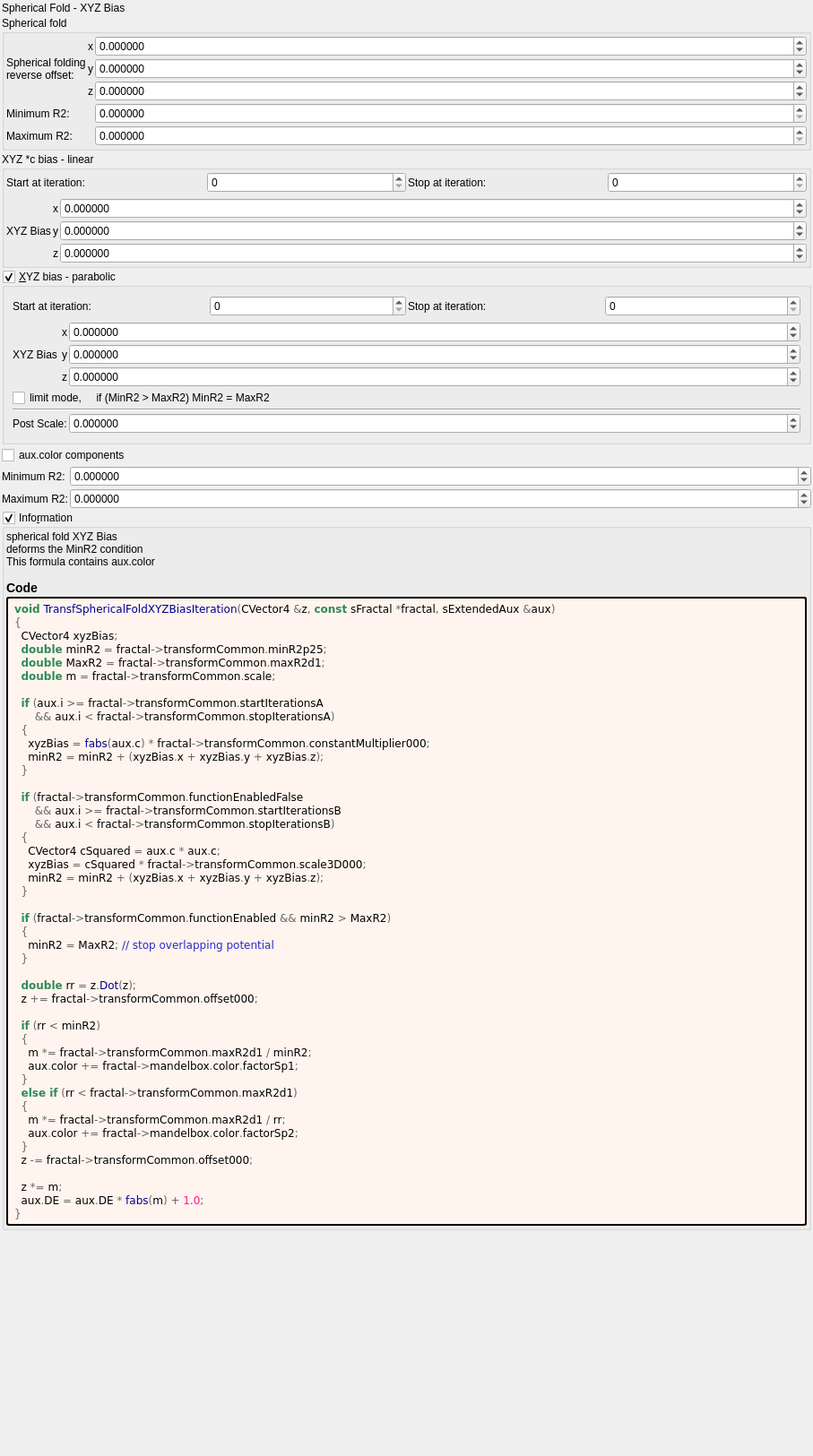
<?xml version="1.0" encoding="UTF-8"?>
<ui version="4.0">
 <class>transf_spherical_fold_xyz_bias</class>
 <widget class="QWidget" name="Form">
  <property name="geometry">
   <rect>
    <x>0</x>
    <y>0</y>
    <width>907</width>
    <height>1625</height>
   </rect>
  </property>
  <property name="windowTitle">
   <string notr="true">transf_spherical_fold_xyz_bias</string>
  </property>
  <layout class="QVBoxLayout" name="verticalLayout">
   <property name="spacing">
    <number>2</number>
   </property>
   <property name="leftMargin">
    <number>2</number>
   </property>
   <property name="topMargin">
    <number>2</number>
   </property>
   <property name="rightMargin">
    <number>2</number>
   </property>
   <property name="bottomMargin">
    <number>2</number>
   </property>
   <item>
    <widget class="QLabel" name="label_17">
     <property name="text">
      <string>Spherical Fold - XYZ Bias</string>
     </property>
    </widget>
   </item>
   <item>
    <widget class="QGroupBox" name="groupBox">
     <property name="title">
      <string>Spherical fold</string>
     </property>
     <layout class="QVBoxLayout" name="verticalLayout_3">
      <property name="leftMargin">
       <number>2</number>
      </property>
      <property name="topMargin">
       <number>2</number>
      </property>
      <property name="rightMargin">
       <number>2</number>
      </property>
      <property name="bottomMargin">
       <number>2</number>
      </property>
      <item>
       <layout class="QGridLayout" name="gridLayout" columnstretch="0,0,1">
        <property name="spacing">
         <number>2</number>
        </property>
        <item row="3" column="0">
         <widget class="QLabel" name="label_47">
          <property name="text">
           <string>Minimum R2:</string>
          </property>
         </widget>
        </item>
        <item row="1" column="1">
         <widget class="QLabel" name="label_116">
          <property name="sizePolicy">
           <sizepolicy hsizetype="Preferred" vsizetype="Preferred">
            <horstretch>0</horstretch>
            <verstretch>0</verstretch>
           </sizepolicy>
          </property>
          <property name="text">
           <string notr="true">y</string>
          </property>
          <property name="alignment">
           <set>Qt::AlignRight|Qt::AlignTrailing|Qt::AlignVCenter</set>
          </property>
         </widget>
        </item>
        <item row="3" column="2">
         <widget class="MyDoubleSpinBox" name="spinbox_transf_minR2_p25">
          <property name="sizePolicy">
           <sizepolicy hsizetype="Minimum" vsizetype="Maximum">
            <horstretch>0</horstretch>
            <verstretch>0</verstretch>
           </sizepolicy>
          </property>
          <property name="prefix">
           <string/>
          </property>
          <property name="suffix">
           <string/>
          </property>
          <property name="decimals">
           <number>6</number>
          </property>
          <property name="minimum">
           <double>0.000000000000000</double>
          </property>
          <property name="maximum">
           <double>99.989999999999995</double>
          </property>
          <property name="singleStep">
           <double>0.100000000000000</double>
          </property>
         </widget>
        </item>
        <item row="1" column="2">
         <widget class="MyDoubleSpinBox" name="spinbox3_transf_offset_000_y">
          <property name="sizePolicy">
           <sizepolicy hsizetype="Minimum" vsizetype="Maximum">
            <horstretch>0</horstretch>
            <verstretch>0</verstretch>
           </sizepolicy>
          </property>
          <property name="prefix">
           <string/>
          </property>
          <property name="suffix">
           <string/>
          </property>
          <property name="decimals">
           <number>6</number>
          </property>
          <property name="minimum">
           <double>-100.000000000000000</double>
          </property>
          <property name="maximum">
           <double>100.000000000000000</double>
          </property>
          <property name="singleStep">
           <double>0.100000000000000</double>
          </property>
         </widget>
        </item>
        <item row="0" column="2">
         <widget class="MyDoubleSpinBox" name="spinbox3_transf_offset_000_x">
          <property name="sizePolicy">
           <sizepolicy hsizetype="Minimum" vsizetype="Maximum">
            <horstretch>0</horstretch>
            <verstretch>0</verstretch>
           </sizepolicy>
          </property>
          <property name="prefix">
           <string/>
          </property>
          <property name="suffix">
           <string/>
          </property>
          <property name="decimals">
           <number>6</number>
          </property>
          <property name="minimum">
           <double>-100.000000000000000</double>
          </property>
          <property name="maximum">
           <double>100.000000000000000</double>
          </property>
          <property name="singleStep">
           <double>0.100000000000000</double>
          </property>
         </widget>
        </item>
        <item row="0" column="0" rowspan="3">
         <widget class="QLabel" name="label_15">
          <property name="text">
           <string>Spherical folding
reverse offset:</string>
          </property>
         </widget>
        </item>
        <item row="2" column="1">
         <widget class="QLabel" name="label_117">
          <property name="sizePolicy">
           <sizepolicy hsizetype="Preferred" vsizetype="Preferred">
            <horstretch>0</horstretch>
            <verstretch>0</verstretch>
           </sizepolicy>
          </property>
          <property name="text">
           <string notr="true">z</string>
          </property>
          <property name="alignment">
           <set>Qt::AlignRight|Qt::AlignTrailing|Qt::AlignVCenter</set>
          </property>
         </widget>
        </item>
        <item row="0" column="1">
         <widget class="QLabel" name="label_115">
          <property name="sizePolicy">
           <sizepolicy hsizetype="Preferred" vsizetype="Preferred">
            <horstretch>0</horstretch>
            <verstretch>0</verstretch>
           </sizepolicy>
          </property>
          <property name="text">
           <string notr="true">x</string>
          </property>
          <property name="alignment">
           <set>Qt::AlignRight|Qt::AlignTrailing|Qt::AlignVCenter</set>
          </property>
         </widget>
        </item>
        <item row="2" column="2">
         <widget class="MyDoubleSpinBox" name="spinbox3_transf_offset_000_z">
          <property name="sizePolicy">
           <sizepolicy hsizetype="Minimum" vsizetype="Maximum">
            <horstretch>0</horstretch>
            <verstretch>0</verstretch>
           </sizepolicy>
          </property>
          <property name="prefix">
           <string/>
          </property>
          <property name="suffix">
           <string/>
          </property>
          <property name="decimals">
           <number>6</number>
          </property>
          <property name="minimum">
           <double>-100.000000000000000</double>
          </property>
          <property name="maximum">
           <double>100.000000000000000</double>
          </property>
          <property name="singleStep">
           <double>0.100000000000000</double>
          </property>
         </widget>
        </item>
        <item row="4" column="0">
         <widget class="QLabel" name="label_16">
          <property name="text">
           <string>Maximum R2:</string>
          </property>
         </widget>
        </item>
        <item row="4" column="2">
         <widget class="MyDoubleSpinBox" name="spinbox_transf_maxR2_1">
          <property name="sizePolicy">
           <sizepolicy hsizetype="Minimum" vsizetype="Maximum">
            <horstretch>0</horstretch>
            <verstretch>0</verstretch>
           </sizepolicy>
          </property>
          <property name="prefix">
           <string/>
          </property>
          <property name="suffix">
           <string/>
          </property>
          <property name="decimals">
           <number>6</number>
          </property>
          <property name="minimum">
           <double>0.000000000000000</double>
          </property>
          <property name="maximum">
           <double>99.989999999999995</double>
          </property>
          <property name="singleStep">
           <double>0.100000000000000</double>
          </property>
         </widget>
        </item>
       </layout>
      </item>
     </layout>
    </widget>
   </item>
   <item>
    <widget class="QGroupBox" name="groupBox_2">
     <property name="title">
      <string>XYZ *c bias - linear</string>
     </property>
     <layout class="QVBoxLayout" name="verticalLayout_4">
      <property name="leftMargin">
       <number>2</number>
      </property>
      <property name="topMargin">
       <number>2</number>
      </property>
      <property name="rightMargin">
       <number>2</number>
      </property>
      <property name="bottomMargin">
       <number>2</number>
      </property>
      <item>
       <layout class="QGridLayout" name="gridLayout_79">
        <property name="spacing">
         <number>2</number>
        </property>
        <item row="0" column="3">
         <widget class="MySpinBox" name="spinboxInt_transf_stop_iterations_A">
          <property name="sizePolicy">
           <sizepolicy hsizetype="Preferred" vsizetype="Maximum">
            <horstretch>0</horstretch>
            <verstretch>0</verstretch>
           </sizepolicy>
          </property>
          <property name="maximum">
           <number>999</number>
          </property>
         </widget>
        </item>
        <item row="0" column="0">
         <widget class="QLabel" name="label_71">
          <property name="text">
           <string>Start at iteration:</string>
          </property>
         </widget>
        </item>
        <item row="0" column="2">
         <widget class="QLabel" name="label_51">
          <property name="text">
           <string>Stop at iteration:</string>
          </property>
         </widget>
        </item>
        <item row="0" column="1">
         <widget class="MySpinBox" name="spinboxInt_transf_start_iterations_A">
          <property name="sizePolicy">
           <sizepolicy hsizetype="Minimum" vsizetype="Maximum">
            <horstretch>0</horstretch>
            <verstretch>0</verstretch>
           </sizepolicy>
          </property>
          <property name="minimum">
           <number>0</number>
          </property>
          <property name="maximum">
           <number>999</number>
          </property>
          <property name="value">
           <number>0</number>
          </property>
         </widget>
        </item>
       </layout>
      </item>
      <item>
       <layout class="QGridLayout" name="gridLayout_2" columnstretch="0,0,1">
        <property name="spacing">
         <number>2</number>
        </property>
        <item row="0" column="1">
         <widget class="QLabel" name="label_118">
          <property name="sizePolicy">
           <sizepolicy hsizetype="Preferred" vsizetype="Preferred">
            <horstretch>0</horstretch>
            <verstretch>0</verstretch>
           </sizepolicy>
          </property>
          <property name="text">
           <string notr="true">x</string>
          </property>
          <property name="alignment">
           <set>Qt::AlignRight|Qt::AlignTrailing|Qt::AlignVCenter</set>
          </property>
         </widget>
        </item>
        <item row="0" column="2">
         <widget class="MyDoubleSpinBox" name="spinbox3_transf_constant_multiplier_000_x">
          <property name="sizePolicy">
           <sizepolicy hsizetype="Minimum" vsizetype="Maximum">
            <horstretch>0</horstretch>
            <verstretch>0</verstretch>
           </sizepolicy>
          </property>
          <property name="prefix">
           <string/>
          </property>
          <property name="suffix">
           <string/>
          </property>
          <property name="decimals">
           <number>6</number>
          </property>
          <property name="minimum">
           <double>-100.000000000000000</double>
          </property>
          <property name="maximum">
           <double>100.000000000000000</double>
          </property>
          <property name="singleStep">
           <double>0.100000000000000</double>
          </property>
         </widget>
        </item>
        <item row="1" column="2">
         <widget class="MyDoubleSpinBox" name="spinbox3_transf_constant_multiplier_000_y">
          <property name="sizePolicy">
           <sizepolicy hsizetype="Minimum" vsizetype="Maximum">
            <horstretch>0</horstretch>
            <verstretch>0</verstretch>
           </sizepolicy>
          </property>
          <property name="prefix">
           <string/>
          </property>
          <property name="suffix">
           <string/>
          </property>
          <property name="decimals">
           <number>6</number>
          </property>
          <property name="minimum">
           <double>-100.000000000000000</double>
          </property>
          <property name="maximum">
           <double>100.000000000000000</double>
          </property>
          <property name="singleStep">
           <double>0.100000000000000</double>
          </property>
         </widget>
        </item>
        <item row="2" column="2">
         <widget class="MyDoubleSpinBox" name="spinbox3_transf_constant_multiplier_000_z">
          <property name="sizePolicy">
           <sizepolicy hsizetype="Minimum" vsizetype="Maximum">
            <horstretch>0</horstretch>
            <verstretch>0</verstretch>
           </sizepolicy>
          </property>
          <property name="prefix">
           <string/>
          </property>
          <property name="suffix">
           <string/>
          </property>
          <property name="decimals">
           <number>6</number>
          </property>
          <property name="minimum">
           <double>-100.000000000000000</double>
          </property>
          <property name="maximum">
           <double>100.000000000000000</double>
          </property>
          <property name="singleStep">
           <double>0.100000000000000</double>
          </property>
         </widget>
        </item>
        <item row="1" column="1">
         <widget class="QLabel" name="label_119">
          <property name="sizePolicy">
           <sizepolicy hsizetype="Preferred" vsizetype="Preferred">
            <horstretch>0</horstretch>
            <verstretch>0</verstretch>
           </sizepolicy>
          </property>
          <property name="text">
           <string notr="true">y</string>
          </property>
          <property name="alignment">
           <set>Qt::AlignRight|Qt::AlignTrailing|Qt::AlignVCenter</set>
          </property>
         </widget>
        </item>
        <item row="2" column="1">
         <widget class="QLabel" name="label_120">
          <property name="sizePolicy">
           <sizepolicy hsizetype="Preferred" vsizetype="Preferred">
            <horstretch>0</horstretch>
            <verstretch>0</verstretch>
           </sizepolicy>
          </property>
          <property name="text">
           <string notr="true">z</string>
          </property>
          <property name="alignment">
           <set>Qt::AlignRight|Qt::AlignTrailing|Qt::AlignVCenter</set>
          </property>
         </widget>
        </item>
        <item row="0" column="0" rowspan="3">
         <widget class="QLabel" name="label_20">
          <property name="text">
           <string>XYZ Bias</string>
          </property>
         </widget>
        </item>
       </layout>
      </item>
     </layout>
    </widget>
   </item>
   <item>
    <widget class="MyGroupBox" name="groupCheck_transf_function_enabled_false">
     <property name="title">
      <string>&amp;XYZ bias - parabolic</string>
     </property>
     <property name="checkable">
      <bool>true</bool>
     </property>
     <layout class="QVBoxLayout" name="verticalLayout_5">
      <item>
       <layout class="QGridLayout" name="gridLayout_80">
        <property name="spacing">
         <number>2</number>
        </property>
        <item row="0" column="1">
         <widget class="MySpinBox" name="spinboxInt_transf_start_iterations_B">
          <property name="sizePolicy">
           <sizepolicy hsizetype="Minimum" vsizetype="Maximum">
            <horstretch>0</horstretch>
            <verstretch>0</verstretch>
           </sizepolicy>
          </property>
          <property name="minimum">
           <number>0</number>
          </property>
          <property name="maximum">
           <number>999</number>
          </property>
          <property name="value">
           <number>0</number>
          </property>
         </widget>
        </item>
        <item row="0" column="3">
         <widget class="MySpinBox" name="spinboxInt_transf_stop_iterations_B">
          <property name="sizePolicy">
           <sizepolicy hsizetype="Preferred" vsizetype="Maximum">
            <horstretch>0</horstretch>
            <verstretch>0</verstretch>
           </sizepolicy>
          </property>
          <property name="maximum">
           <number>999</number>
          </property>
         </widget>
        </item>
        <item row="0" column="2">
         <widget class="QLabel" name="label_52">
          <property name="text">
           <string>Stop at iteration:</string>
          </property>
         </widget>
        </item>
        <item row="0" column="0">
         <widget class="QLabel" name="label_72">
          <property name="text">
           <string>Start at iteration:</string>
          </property>
         </widget>
        </item>
       </layout>
      </item>
      <item>
       <layout class="QGridLayout" name="gridLayout_16" columnstretch="0,0,1">
        <property name="spacing">
         <number>2</number>
        </property>
        <item row="1" column="2">
         <widget class="MyDoubleSpinBox" name="spinbox3_transf_scale3D_000_y">
          <property name="sizePolicy">
           <sizepolicy hsizetype="Minimum" vsizetype="Maximum">
            <horstretch>0</horstretch>
            <verstretch>0</verstretch>
           </sizepolicy>
          </property>
          <property name="prefix">
           <string/>
          </property>
          <property name="suffix">
           <string/>
          </property>
          <property name="decimals">
           <number>6</number>
          </property>
          <property name="minimum">
           <double>-100.000000000000000</double>
          </property>
          <property name="maximum">
           <double>100.000000000000000</double>
          </property>
          <property name="singleStep">
           <double>0.100000000000000</double>
          </property>
         </widget>
        </item>
        <item row="3" column="0" colspan="3">
         <widget class="MyCheckBox" name="checkBox_transf_function_enabled">
          <property name="text">
           <string notr="true">limit mode,     if (MinR2 &gt; MaxR2) MinR2 = MaxR2</string>
          </property>
         </widget>
        </item>
        <item row="5" column="2">
         <widget class="MyDoubleSpinBox" name="spinbox_transf_scale">
          <property name="sizePolicy">
           <sizepolicy hsizetype="Minimum" vsizetype="Maximum">
            <horstretch>0</horstretch>
            <verstretch>0</verstretch>
           </sizepolicy>
          </property>
          <property name="prefix">
           <string/>
          </property>
          <property name="suffix">
           <string/>
          </property>
          <property name="decimals">
           <number>6</number>
          </property>
          <property name="minimum">
           <double>-99.989999999999995</double>
          </property>
          <property name="maximum">
           <double>99.989999999999995</double>
          </property>
          <property name="singleStep">
           <double>0.100000000000000</double>
          </property>
         </widget>
        </item>
        <item row="0" column="2">
         <widget class="MyDoubleSpinBox" name="spinbox3_transf_scale3D_000_x">
          <property name="sizePolicy">
           <sizepolicy hsizetype="Minimum" vsizetype="Maximum">
            <horstretch>0</horstretch>
            <verstretch>0</verstretch>
           </sizepolicy>
          </property>
          <property name="prefix">
           <string/>
          </property>
          <property name="suffix">
           <string/>
          </property>
          <property name="decimals">
           <number>6</number>
          </property>
          <property name="minimum">
           <double>-100.000000000000000</double>
          </property>
          <property name="maximum">
           <double>100.000000000000000</double>
          </property>
          <property name="singleStep">
           <double>0.100000000000000</double>
          </property>
         </widget>
        </item>
        <item row="4" column="0" colspan="3">
         <widget class="Line" name="line_2">
          <property name="orientation">
           <enum>Qt::Horizontal</enum>
          </property>
         </widget>
        </item>
        <item row="0" column="1">
         <widget class="QLabel" name="label_121">
          <property name="sizePolicy">
           <sizepolicy hsizetype="Preferred" vsizetype="Preferred">
            <horstretch>0</horstretch>
            <verstretch>0</verstretch>
           </sizepolicy>
          </property>
          <property name="text">
           <string notr="true">x</string>
          </property>
          <property name="alignment">
           <set>Qt::AlignRight|Qt::AlignTrailing|Qt::AlignVCenter</set>
          </property>
         </widget>
        </item>
        <item row="2" column="1">
         <widget class="QLabel" name="label_123">
          <property name="sizePolicy">
           <sizepolicy hsizetype="Preferred" vsizetype="Preferred">
            <horstretch>0</horstretch>
            <verstretch>0</verstretch>
           </sizepolicy>
          </property>
          <property name="text">
           <string notr="true">z</string>
          </property>
          <property name="alignment">
           <set>Qt::AlignRight|Qt::AlignTrailing|Qt::AlignVCenter</set>
          </property>
         </widget>
        </item>
        <item row="2" column="2">
         <widget class="MyDoubleSpinBox" name="spinbox3_transf_scale3D_000_z">
          <property name="sizePolicy">
           <sizepolicy hsizetype="Minimum" vsizetype="Maximum">
            <horstretch>0</horstretch>
            <verstretch>0</verstretch>
           </sizepolicy>
          </property>
          <property name="prefix">
           <string/>
          </property>
          <property name="suffix">
           <string/>
          </property>
          <property name="decimals">
           <number>6</number>
          </property>
          <property name="minimum">
           <double>-100.000000000000000</double>
          </property>
          <property name="maximum">
           <double>100.000000000000000</double>
          </property>
          <property name="singleStep">
           <double>0.100000000000000</double>
          </property>
         </widget>
        </item>
        <item row="1" column="1">
         <widget class="QLabel" name="label_122">
          <property name="sizePolicy">
           <sizepolicy hsizetype="Preferred" vsizetype="Preferred">
            <horstretch>0</horstretch>
            <verstretch>0</verstretch>
           </sizepolicy>
          </property>
          <property name="text">
           <string notr="true">y</string>
          </property>
          <property name="alignment">
           <set>Qt::AlignRight|Qt::AlignTrailing|Qt::AlignVCenter</set>
          </property>
         </widget>
        </item>
        <item row="0" column="0" rowspan="3">
         <widget class="QLabel" name="label_22">
          <property name="text">
           <string>XYZ Bias</string>
          </property>
         </widget>
        </item>
        <item row="5" column="0" colspan="2">
         <widget class="QLabel" name="label_18">
          <property name="text">
           <string>Post Scale:</string>
          </property>
         </widget>
        </item>
       </layout>
      </item>
     </layout>
    </widget>
   </item>
   <item>
    <layout class="QGridLayout" name="gridLayout_6" columnstretch="0,1">
     <property name="spacing">
      <number>2</number>
     </property>
     <item row="2" column="0">
      <widget class="QLabel" name="label_29">
       <property name="text">
        <string>Maximum R2:</string>
       </property>
      </widget>
     </item>
     <item row="2" column="1">
      <widget class="MyDoubleSpinBox" name="spinbox_mandelbox_color_Sp2">
       <property name="sizePolicy">
        <sizepolicy hsizetype="Minimum" vsizetype="Maximum">
         <horstretch>0</horstretch>
         <verstretch>0</verstretch>
        </sizepolicy>
       </property>
       <property name="prefix">
        <string/>
       </property>
       <property name="suffix">
        <string/>
       </property>
       <property name="decimals">
        <number>6</number>
       </property>
       <property name="minimum">
        <double>-100.000000000000000</double>
       </property>
       <property name="maximum">
        <double>100.000000000000000</double>
       </property>
       <property name="singleStep">
        <double>0.100000000000000</double>
       </property>
      </widget>
     </item>
     <item row="1" column="1">
      <widget class="MyDoubleSpinBox" name="spinbox_mandelbox_color_Sp1">
       <property name="sizePolicy">
        <sizepolicy hsizetype="Minimum" vsizetype="Maximum">
         <horstretch>0</horstretch>
         <verstretch>0</verstretch>
        </sizepolicy>
       </property>
       <property name="prefix">
        <string/>
       </property>
       <property name="suffix">
        <string/>
       </property>
       <property name="decimals">
        <number>6</number>
       </property>
       <property name="minimum">
        <double>-100.000000000000000</double>
       </property>
       <property name="maximum">
        <double>100.000000000000000</double>
       </property>
       <property name="singleStep">
        <double>0.100000000000000</double>
       </property>
      </widget>
     </item>
     <item row="1" column="0">
      <widget class="QLabel" name="label_28">
       <property name="text">
        <string>Minimum R2:</string>
       </property>
      </widget>
     </item>
     <item row="0" column="0" colspan="2">
      <widget class="MyCheckBox" name="checkBox_fold_color_aux_color_enabled_false">
       <property name="text">
        <string notr="true">aux.color components</string>
       </property>
      </widget>
     </item>
    </layout>
   </item>
   <item>
    <widget class="MyGroupBox" name="groupCheck_info">
     <property name="title">
      <string>Info&amp;rmation</string>
     </property>
     <property name="flat">
      <bool>false</bool>
     </property>
     <property name="checkable">
      <bool>true</bool>
     </property>
     <layout class="QVBoxLayout" name="verticalLayout_2">
      <property name="spacing">
       <number>2</number>
      </property>
      <property name="leftMargin">
       <number>2</number>
      </property>
      <property name="topMargin">
       <number>2</number>
      </property>
      <property name="rightMargin">
       <number>2</number>
      </property>
      <property name="bottomMargin">
       <number>2</number>
      </property>
      <item>
       <widget class="QLabel" name="label_information_general">
        <property name="text">
         <string notr="true">&lt;p&gt;spherical fold XYZ Bias&lt;br&gt;deforms the MinR2 condition&lt;br&gt;This formula contains aux.color&lt;/p&gt;&lt;table&gt;
&lt;/table&gt;
&lt;h3&gt;Code&lt;/h3&gt;</string>
        </property>
        <property name="wordWrap">
         <bool>true</bool>
        </property>
        <property name="openExternalLinks">
         <bool>true</bool>
        </property>
        <property name="textInteractionFlags">
         <set>Qt::LinksAccessibleByMouse|Qt::TextSelectableByMouse</set>
        </property>
       </widget>
      </item>
      <item>
       <widget class="QLabel" name="label_code_content">
        <property name="styleSheet">
         <string notr="true">border-style: outset; border-width: 2px; border-radius: 3px; border-color: black; background-color: #fff5ee; padding: 4px;</string>
        </property>
        <property name="text">
         <string notr="true">&lt;body style=&quot;background-color:#fff5ee&quot;&gt;
&lt;pre style=&quot;color:#000000; background-color:#fff5ee;  font-family:'Courier New',monospace;&quot;&gt;&lt;span style=&quot;color:#2e8b57; font-weight:bold&quot;&gt;void&lt;/span&gt; &lt;span style=&quot;color:#00008f&quot;&gt;TransfSphericalFoldXYZBiasIteration&lt;/span&gt;&lt;span style=&quot;color:#676767&quot;&gt;(&lt;/span&gt;CVector4 &lt;span style=&quot;color:#676767&quot;&gt;&amp;amp;&lt;/span&gt;z&lt;span style=&quot;color:#676767&quot;&gt;,&lt;/span&gt; &lt;span style=&quot;color:#2e8b57; font-weight:bold&quot;&gt;const&lt;/span&gt; sFractal &lt;span style=&quot;color:#676767&quot;&gt;*&lt;/span&gt;fractal&lt;span style=&quot;color:#676767&quot;&gt;,&lt;/span&gt; sExtendedAux &lt;span style=&quot;color:#676767&quot;&gt;&amp;amp;&lt;/span&gt;aux&lt;span style=&quot;color:#676767&quot;&gt;)&lt;/span&gt;
&lt;span style=&quot;color:#676767&quot;&gt;{&lt;/span&gt;
  CVector4 xyzBias&lt;span style=&quot;color:#676767&quot;&gt;;&lt;/span&gt;
  &lt;span style=&quot;color:#2e8b57; font-weight:bold&quot;&gt;double&lt;/span&gt; minR2 &lt;span style=&quot;color:#676767&quot;&gt;=&lt;/span&gt; fractal&lt;span style=&quot;color:#676767&quot;&gt;-&amp;gt;&lt;/span&gt;transformCommon&lt;span style=&quot;color:#676767&quot;&gt;.&lt;/span&gt;minR2p25&lt;span style=&quot;color:#676767&quot;&gt;;&lt;/span&gt;
  &lt;span style=&quot;color:#2e8b57; font-weight:bold&quot;&gt;double&lt;/span&gt; MaxR2 &lt;span style=&quot;color:#676767&quot;&gt;=&lt;/span&gt; fractal&lt;span style=&quot;color:#676767&quot;&gt;-&amp;gt;&lt;/span&gt;transformCommon&lt;span style=&quot;color:#676767&quot;&gt;.&lt;/span&gt;maxR2d1&lt;span style=&quot;color:#676767&quot;&gt;;&lt;/span&gt;
  &lt;span style=&quot;color:#2e8b57; font-weight:bold&quot;&gt;double&lt;/span&gt; m &lt;span style=&quot;color:#676767&quot;&gt;=&lt;/span&gt; fractal&lt;span style=&quot;color:#676767&quot;&gt;-&amp;gt;&lt;/span&gt;transformCommon&lt;span style=&quot;color:#676767&quot;&gt;.&lt;/span&gt;scale&lt;span style=&quot;color:#676767&quot;&gt;;&lt;/span&gt;

  &lt;span style=&quot;color:#2e8b57; font-weight:bold&quot;&gt;if&lt;/span&gt; &lt;span style=&quot;color:#676767&quot;&gt;(&lt;/span&gt;aux&lt;span style=&quot;color:#676767&quot;&gt;.&lt;/span&gt;i &lt;span style=&quot;color:#676767&quot;&gt;&amp;gt;=&lt;/span&gt; fractal&lt;span style=&quot;color:#676767&quot;&gt;-&amp;gt;&lt;/span&gt;transformCommon&lt;span style=&quot;color:#676767&quot;&gt;.&lt;/span&gt;startIterationsA
      &lt;span style=&quot;color:#676767&quot;&gt;&amp;amp;&amp;amp;&lt;/span&gt; aux&lt;span style=&quot;color:#676767&quot;&gt;.&lt;/span&gt;i &lt;span style=&quot;color:#676767&quot;&gt;&amp;lt;&lt;/span&gt; fractal&lt;span style=&quot;color:#676767&quot;&gt;-&amp;gt;&lt;/span&gt;transformCommon&lt;span style=&quot;color:#676767&quot;&gt;.&lt;/span&gt;stopIterationsA&lt;span style=&quot;color:#676767&quot;&gt;)&lt;/span&gt;
  &lt;span style=&quot;color:#676767&quot;&gt;{&lt;/span&gt;
    xyzBias &lt;span style=&quot;color:#676767&quot;&gt;=&lt;/span&gt; &lt;span style=&quot;color:#00008f&quot;&gt;fabs&lt;/span&gt;&lt;span style=&quot;color:#676767&quot;&gt;(&lt;/span&gt;aux&lt;span style=&quot;color:#676767&quot;&gt;.&lt;/span&gt;c&lt;span style=&quot;color:#676767&quot;&gt;) *&lt;/span&gt; fractal&lt;span style=&quot;color:#676767&quot;&gt;-&amp;gt;&lt;/span&gt;transformCommon&lt;span style=&quot;color:#676767&quot;&gt;.&lt;/span&gt;constantMultiplier000&lt;span style=&quot;color:#676767&quot;&gt;;&lt;/span&gt;
    minR2 &lt;span style=&quot;color:#676767&quot;&gt;=&lt;/span&gt; minR2 &lt;span style=&quot;color:#676767&quot;&gt;+ (&lt;/span&gt;xyzBias&lt;span style=&quot;color:#676767&quot;&gt;.&lt;/span&gt;x &lt;span style=&quot;color:#676767&quot;&gt;+&lt;/span&gt; xyzBias&lt;span style=&quot;color:#676767&quot;&gt;.&lt;/span&gt;y &lt;span style=&quot;color:#676767&quot;&gt;+&lt;/span&gt; xyzBias&lt;span style=&quot;color:#676767&quot;&gt;.&lt;/span&gt;z&lt;span style=&quot;color:#676767&quot;&gt;);&lt;/span&gt;
  &lt;span style=&quot;color:#676767&quot;&gt;}&lt;/span&gt;

  &lt;span style=&quot;color:#2e8b57; font-weight:bold&quot;&gt;if&lt;/span&gt; &lt;span style=&quot;color:#676767&quot;&gt;(&lt;/span&gt;fractal&lt;span style=&quot;color:#676767&quot;&gt;-&amp;gt;&lt;/span&gt;transformCommon&lt;span style=&quot;color:#676767&quot;&gt;.&lt;/span&gt;functionEnabledFalse
      &lt;span style=&quot;color:#676767&quot;&gt;&amp;amp;&amp;amp;&lt;/span&gt; aux&lt;span style=&quot;color:#676767&quot;&gt;.&lt;/span&gt;i &lt;span style=&quot;color:#676767&quot;&gt;&amp;gt;=&lt;/span&gt; fractal&lt;span style=&quot;color:#676767&quot;&gt;-&amp;gt;&lt;/span&gt;transformCommon&lt;span style=&quot;color:#676767&quot;&gt;.&lt;/span&gt;startIterationsB
      &lt;span style=&quot;color:#676767&quot;&gt;&amp;amp;&amp;amp;&lt;/span&gt; aux&lt;span style=&quot;color:#676767&quot;&gt;.&lt;/span&gt;i &lt;span style=&quot;color:#676767&quot;&gt;&amp;lt;&lt;/span&gt; fractal&lt;span style=&quot;color:#676767&quot;&gt;-&amp;gt;&lt;/span&gt;transformCommon&lt;span style=&quot;color:#676767&quot;&gt;.&lt;/span&gt;stopIterationsB&lt;span style=&quot;color:#676767&quot;&gt;)&lt;/span&gt;
  &lt;span style=&quot;color:#676767&quot;&gt;{&lt;/span&gt;
    CVector4 cSquared &lt;span style=&quot;color:#676767&quot;&gt;=&lt;/span&gt; aux&lt;span style=&quot;color:#676767&quot;&gt;.&lt;/span&gt;c &lt;span style=&quot;color:#676767&quot;&gt;*&lt;/span&gt; aux&lt;span style=&quot;color:#676767&quot;&gt;.&lt;/span&gt;c&lt;span style=&quot;color:#676767&quot;&gt;;&lt;/span&gt;
    xyzBias &lt;span style=&quot;color:#676767&quot;&gt;=&lt;/span&gt; cSquared &lt;span style=&quot;color:#676767&quot;&gt;*&lt;/span&gt; fractal&lt;span style=&quot;color:#676767&quot;&gt;-&amp;gt;&lt;/span&gt;transformCommon&lt;span style=&quot;color:#676767&quot;&gt;.&lt;/span&gt;scale3D000&lt;span style=&quot;color:#676767&quot;&gt;;&lt;/span&gt;
    minR2 &lt;span style=&quot;color:#676767&quot;&gt;=&lt;/span&gt; minR2 &lt;span style=&quot;color:#676767&quot;&gt;+ (&lt;/span&gt;xyzBias&lt;span style=&quot;color:#676767&quot;&gt;.&lt;/span&gt;x &lt;span style=&quot;color:#676767&quot;&gt;+&lt;/span&gt; xyzBias&lt;span style=&quot;color:#676767&quot;&gt;.&lt;/span&gt;y &lt;span style=&quot;color:#676767&quot;&gt;+&lt;/span&gt; xyzBias&lt;span style=&quot;color:#676767&quot;&gt;.&lt;/span&gt;z&lt;span style=&quot;color:#676767&quot;&gt;);&lt;/span&gt;
  &lt;span style=&quot;color:#676767&quot;&gt;}&lt;/span&gt;

  &lt;span style=&quot;color:#2e8b57; font-weight:bold&quot;&gt;if&lt;/span&gt; &lt;span style=&quot;color:#676767&quot;&gt;(&lt;/span&gt;fractal&lt;span style=&quot;color:#676767&quot;&gt;-&amp;gt;&lt;/span&gt;transformCommon&lt;span style=&quot;color:#676767&quot;&gt;.&lt;/span&gt;functionEnabled &lt;span style=&quot;color:#676767&quot;&gt;&amp;amp;&amp;amp;&lt;/span&gt; minR2 &lt;span style=&quot;color:#676767&quot;&gt;&amp;gt;&lt;/span&gt; MaxR2&lt;span style=&quot;color:#676767&quot;&gt;)&lt;/span&gt;
  &lt;span style=&quot;color:#676767&quot;&gt;{&lt;/span&gt;
    minR2 &lt;span style=&quot;color:#676767&quot;&gt;=&lt;/span&gt; MaxR2&lt;span style=&quot;color:#676767&quot;&gt;;&lt;/span&gt; &lt;span style=&quot;color:#2929cc&quot;&gt;// stop overlapping potential&lt;/span&gt;
  &lt;span style=&quot;color:#676767&quot;&gt;}&lt;/span&gt;

  &lt;span style=&quot;color:#2e8b57; font-weight:bold&quot;&gt;double&lt;/span&gt; rr &lt;span style=&quot;color:#676767&quot;&gt;=&lt;/span&gt; z&lt;span style=&quot;color:#676767&quot;&gt;.&lt;/span&gt;&lt;span style=&quot;color:#00008f&quot;&gt;Dot&lt;/span&gt;&lt;span style=&quot;color:#676767&quot;&gt;(&lt;/span&gt;z&lt;span style=&quot;color:#676767&quot;&gt;);&lt;/span&gt;
  z &lt;span style=&quot;color:#676767&quot;&gt;+=&lt;/span&gt; fractal&lt;span style=&quot;color:#676767&quot;&gt;-&amp;gt;&lt;/span&gt;transformCommon&lt;span style=&quot;color:#676767&quot;&gt;.&lt;/span&gt;offset000&lt;span style=&quot;color:#676767&quot;&gt;;&lt;/span&gt;

  &lt;span style=&quot;color:#2e8b57; font-weight:bold&quot;&gt;if&lt;/span&gt; &lt;span style=&quot;color:#676767&quot;&gt;(&lt;/span&gt;rr &lt;span style=&quot;color:#676767&quot;&gt;&amp;lt;&lt;/span&gt; minR2&lt;span style=&quot;color:#676767&quot;&gt;)&lt;/span&gt;
  &lt;span style=&quot;color:#676767&quot;&gt;{&lt;/span&gt;
    m &lt;span style=&quot;color:#676767&quot;&gt;*=&lt;/span&gt; fractal&lt;span style=&quot;color:#676767&quot;&gt;-&amp;gt;&lt;/span&gt;transformCommon&lt;span style=&quot;color:#676767&quot;&gt;.&lt;/span&gt;maxR2d1 &lt;span style=&quot;color:#676767&quot;&gt;/&lt;/span&gt; minR2&lt;span style=&quot;color:#676767&quot;&gt;;&lt;/span&gt;
    aux&lt;span style=&quot;color:#676767&quot;&gt;.&lt;/span&gt;color &lt;span style=&quot;color:#676767&quot;&gt;+=&lt;/span&gt; fractal&lt;span style=&quot;color:#676767&quot;&gt;-&amp;gt;&lt;/span&gt;mandelbox&lt;span style=&quot;color:#676767&quot;&gt;.&lt;/span&gt;color&lt;span style=&quot;color:#676767&quot;&gt;.&lt;/span&gt;factorSp1&lt;span style=&quot;color:#676767&quot;&gt;;&lt;/span&gt;
  &lt;span style=&quot;color:#676767&quot;&gt;}&lt;/span&gt;
  &lt;span style=&quot;color:#2e8b57; font-weight:bold&quot;&gt;else if&lt;/span&gt; &lt;span style=&quot;color:#676767&quot;&gt;(&lt;/span&gt;rr &lt;span style=&quot;color:#676767&quot;&gt;&amp;lt;&lt;/span&gt; fractal&lt;span style=&quot;color:#676767&quot;&gt;-&amp;gt;&lt;/span&gt;transformCommon&lt;span style=&quot;color:#676767&quot;&gt;.&lt;/span&gt;maxR2d1&lt;span style=&quot;color:#676767&quot;&gt;)&lt;/span&gt;
  &lt;span style=&quot;color:#676767&quot;&gt;{&lt;/span&gt;
    m &lt;span style=&quot;color:#676767&quot;&gt;*=&lt;/span&gt; fractal&lt;span style=&quot;color:#676767&quot;&gt;-&amp;gt;&lt;/span&gt;transformCommon&lt;span style=&quot;color:#676767&quot;&gt;.&lt;/span&gt;maxR2d1 &lt;span style=&quot;color:#676767&quot;&gt;/&lt;/span&gt; rr&lt;span style=&quot;color:#676767&quot;&gt;;&lt;/span&gt;
    aux&lt;span style=&quot;color:#676767&quot;&gt;.&lt;/span&gt;color &lt;span style=&quot;color:#676767&quot;&gt;+=&lt;/span&gt; fractal&lt;span style=&quot;color:#676767&quot;&gt;-&amp;gt;&lt;/span&gt;mandelbox&lt;span style=&quot;color:#676767&quot;&gt;.&lt;/span&gt;color&lt;span style=&quot;color:#676767&quot;&gt;.&lt;/span&gt;factorSp2&lt;span style=&quot;color:#676767&quot;&gt;;&lt;/span&gt;
  &lt;span style=&quot;color:#676767&quot;&gt;}&lt;/span&gt;
  z &lt;span style=&quot;color:#676767&quot;&gt;-=&lt;/span&gt; fractal&lt;span style=&quot;color:#676767&quot;&gt;-&amp;gt;&lt;/span&gt;transformCommon&lt;span style=&quot;color:#676767&quot;&gt;.&lt;/span&gt;offset000&lt;span style=&quot;color:#676767&quot;&gt;;&lt;/span&gt;

  z &lt;span style=&quot;color:#676767&quot;&gt;*=&lt;/span&gt; m&lt;span style=&quot;color:#676767&quot;&gt;;&lt;/span&gt;
  aux&lt;span style=&quot;color:#676767&quot;&gt;.&lt;/span&gt;DE &lt;span style=&quot;color:#676767&quot;&gt;=&lt;/span&gt; aux&lt;span style=&quot;color:#676767&quot;&gt;.&lt;/span&gt;DE &lt;span style=&quot;color:#676767&quot;&gt;*&lt;/span&gt; &lt;span style=&quot;color:#00008f&quot;&gt;fabs&lt;/span&gt;&lt;span style=&quot;color:#676767&quot;&gt;(&lt;/span&gt;m&lt;span style=&quot;color:#676767&quot;&gt;) +&lt;/span&gt; &lt;span style=&quot;color:#ff1493&quot;&gt;1.0&lt;/span&gt;&lt;span style=&quot;color:#676767&quot;&gt;;&lt;/span&gt;
&lt;span style=&quot;color:#676767&quot;&gt;}&lt;/span&gt;
&lt;/pre&gt;
&lt;/body&gt;</string>
        </property>
        <property name="wordWrap">
         <bool>true</bool>
        </property>
        <property name="openExternalLinks">
         <bool>true</bool>
        </property>
        <property name="textInteractionFlags">
         <set>Qt::LinksAccessibleByMouse|Qt::TextSelectableByMouse</set>
        </property>
       </widget>
      </item>
     </layout>
    </widget>
   </item>
   <item>
    <spacer name="verticalSpacer">
     <property name="orientation">
      <enum>Qt::Vertical</enum>
     </property>
     <property name="sizeHint" stdset="0">
      <size>
       <width>20</width>
       <height>40</height>
      </size>
     </property>
    </spacer>
   </item>
  </layout>
 </widget>
 <customwidgets>
  <customwidget>
   <class>MyDoubleSpinBox</class>
   <extends>QDoubleSpinBox</extends>
   <header>my_double_spin_box.h</header>
  </customwidget>
  <customwidget>
   <class>MyGroupBox</class>
   <extends>QGroupBox</extends>
   <header>my_group_box.h</header>
   <container>1</container>
  </customwidget>
  <customwidget>
   <class>MySpinBox</class>
   <extends>QSpinBox</extends>
   <header>my_spin_box.h</header>
  </customwidget>
  <customwidget>
   <class>MyCheckBox</class>
   <extends>QCheckBox</extends>
   <header>my_check_box.h</header>
  </customwidget>
 </customwidgets>
 <tabstops>
  <tabstop>groupCheck_info</tabstop>
 </tabstops>
 <resources/>
 <connections>
  <connection>
   <sender>checkBox_fold_color_aux_color_enabled_false</sender>
   <signal>toggled(bool)</signal>
   <receiver>spinbox_mandelbox_color_Sp1</receiver>
   <slot>setEnabled(bool)</slot>
   <hints>
    <hint type="sourcelabel">
     <x>90</x>
     <y>513</y>
    </hint>
    <hint type="destinationlabel">
     <x>806</x>
     <y>542</y>
    </hint>
   </hints>
  </connection>
  <connection>
   <sender>checkBox_fold_color_aux_color_enabled_false</sender>
   <signal>toggled(bool)</signal>
   <receiver>spinbox_mandelbox_color_Sp2</receiver>
   <slot>setEnabled(bool)</slot>
   <hints>
    <hint type="sourcelabel">
     <x>59</x>
     <y>515</y>
    </hint>
    <hint type="destinationlabel">
     <x>823</x>
     <y>584</y>
    </hint>
   </hints>
  </connection>
 </connections>
</ui>
